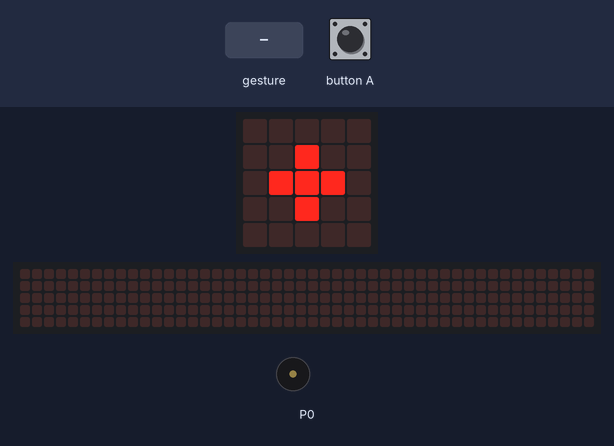
Recording of a program running on a simulated BBC micro:bit (MakeCode). Shown: the board's 5×5 LED display, a strip that is not on the board, showing the scrolling text unrolled, buzzer (waves = sounding). The inputs (shaded band) are chosen by the test bench. Random numbers come from a fixed seed; a tilt is held for 1.5 s and a shake lasts 1 s, then the board lies face up again; the 48×5 strip is a reading aid, not a part: it shows the text the display is scrolling, unrolled, one strip-width of it at a time.

Above: at 1.6 s.
1.7 s: gesture 'shake'
At 3.6 s:
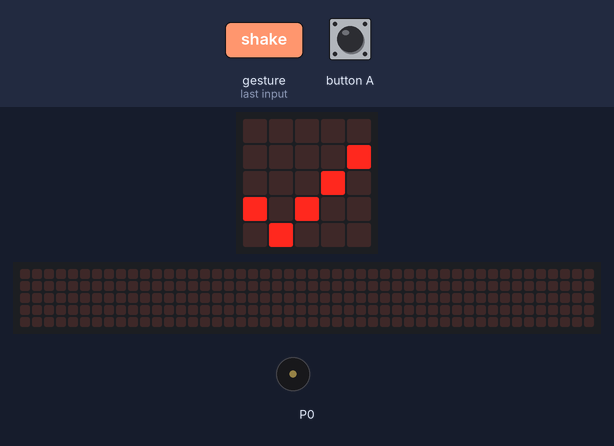
4.5 s: button A pressed for 0.15 s
At 4.72 s:
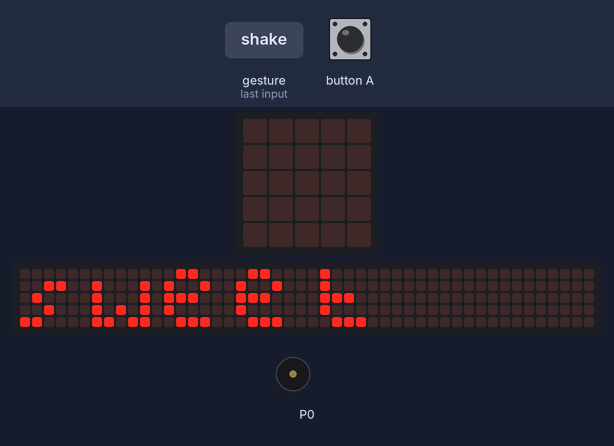
5.2 s: gesture 'shake'
8.2 s: gesture 'shake'
11.2 s: button A pressed for 0.15 s
At 18.5 s:
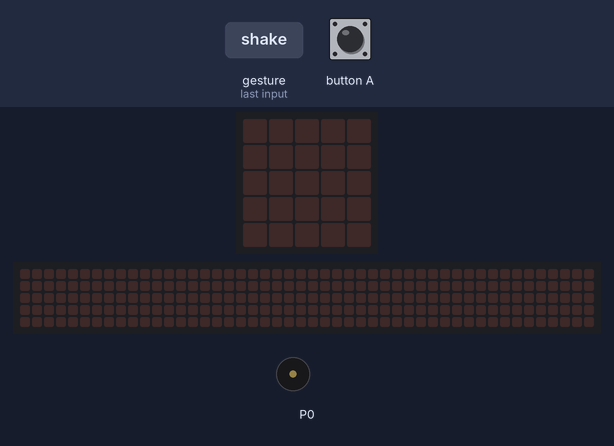
Timing chart, 0 to 19.6 s (numbered marks = the images above; inputs shaded):
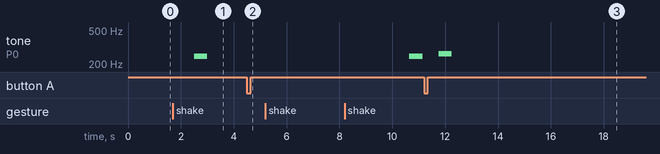

Measured:
- after the input at 1.7 s, tone on P0: silent → 247 Hz after 0.80 s, → silent 0.50 s later; the display: changes after 0.20 s (image 1)
- after the input at 4.5 s, the display: changes after 0.15 s (image 2)
- after the input at 11.2 s, the display: changes after 0.15 s (image 3)

The program:

main.ts
```typescript
input.onGesture(Gesture.Shake, function () {
    sweet = randint(1, 2)
    if (sweet == 1) {
        basic.showIcon(IconNames.Yes)
        music.play(music.tonePlayable(247, music.beat(BeatFraction.Whole)), music.PlaybackMode.UntilDone)
    } else {
        basic.showIcon(IconNames.No)
        music.play(music.tonePlayable(262, music.beat(BeatFraction.Whole)), music.PlaybackMode.UntilDone)
    }
})
input.onButtonPressed(Button.A, function () {
    basic.clearScreen()
    basic.showString("sweet")
})
let sweet = 0
basic.clearScreen()
basic.showLeds(`
    . . . . .
    . . # . .
    . # # # .
    . . # . .
    . . . . .
    `)
basic.forever(function () {

})
```

test.ts
```typescript
// οι δοκιμές πηγαίνουν εδώ, δεν θα γίνει εκτέλεση όταν αυτό το πακέτο χρησιμοποιηθεί ως επέκταση.
```
